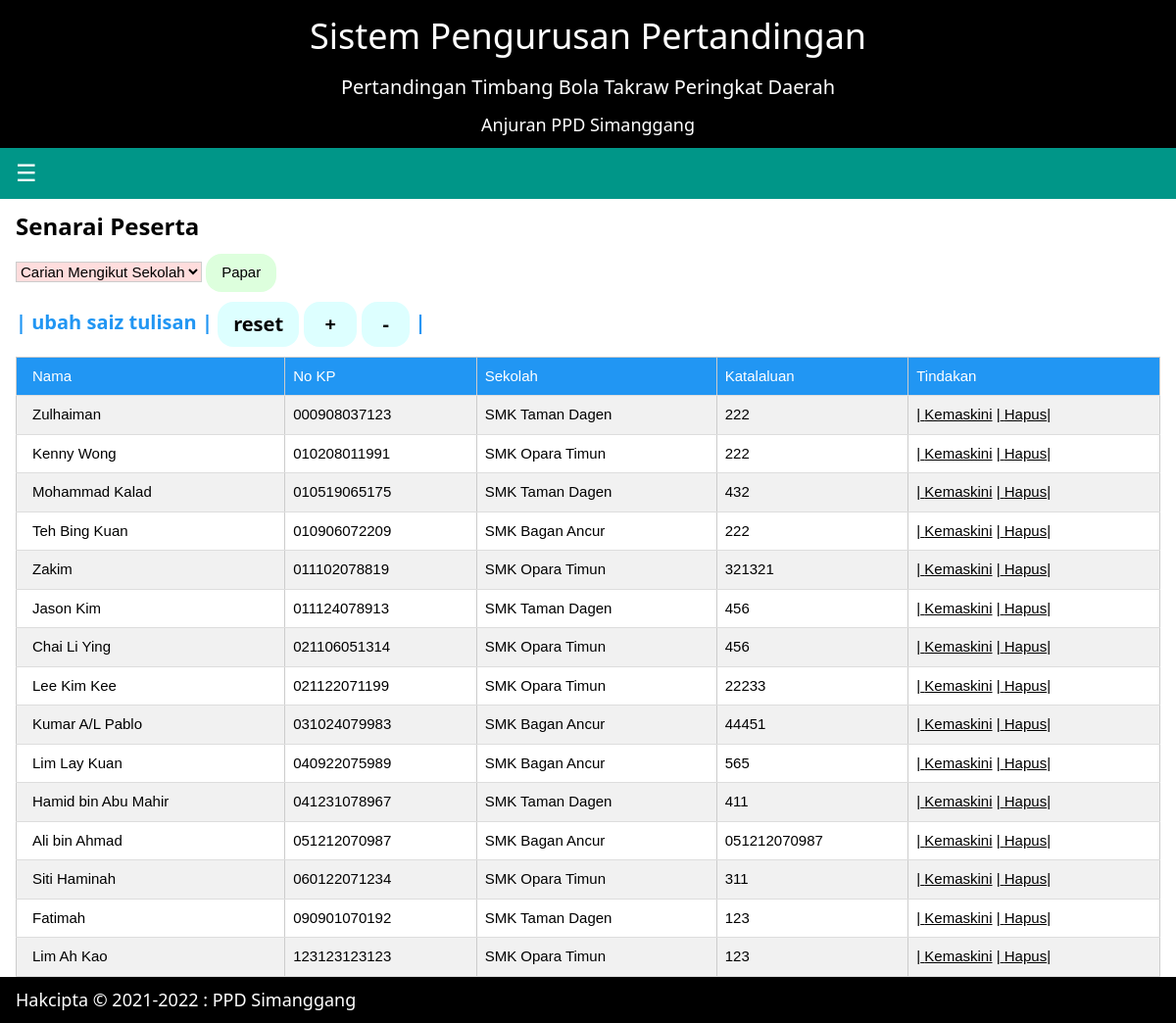
Screenshot of /senarai-peserta.php (signed in) with the database file from the repository.
### tables this page shows
CREATE TABLE `peserta` (
  `nama_peserta` varchar(60) DEFAULT NULL,
  `nokp_peserta` varchar(12) NOT NULL,
  `katalaluan_peserta` varchar(13) DEFAULT NULL,
  `kod_sekolah` varchar(7) DEFAULT NULL,
  `nokp_hakim` varchar(12) DEFAULT NULL,
  `mata` int(3) DEFAULT NULL
);

CREATE TABLE `sekolah` (
  `kod_sekolah` varchar(7) NOT NULL,
  `nama_sekolah` varchar(60) DEFAULT NULL
);

### senarai-peserta.php (the view, shortened to what this page needs)
<?php
include('header.php');
include ('fungsi.php');
?>
<h3><b>Senarai Peserta</b></h3>
<form action='' method='POST'>
    <select class='w3-border w3-hover-pale-yellow w3-pale-red' name='kod_sekolah'>
        <option selected value disabled>Carian Mengikut Sekolah</option>
    </select> <input class="w3-btn w3-round-xlarge w3-pale-green w3-hover-pale-red " type='submit' value='Papar'>
</form>
<?php include('butang-saiz.php'); ?>
<table width='100%' border='1' id='saiz' class="w3-table-all">
    <tr class="w3-blue">
        <td>Nama</td>
        <td>No KP</td>
        <td>Sekolah</td>
        <td>Katalaluan</td>
        <td>Tindakan</td>
    </tr>
<?php
$tambahan="";
$arahan_papar="Select* from peserta, sekolah
where peserta.kod_sekolah = sekolah.kod_sekolah
$tambahan ";
$laksana = mysqli_query($condb,$arahan_papar);
    while($m=mysqli_fetch_array($laksana))
    {
        $data_get=array(
            'nama'          =>  $m['nama_peserta'],
            'nokp'          =>  $m['nokp_peserta'],
            'katalaluan'    =>  $m['katalaluan_peserta'],
            'kod_sekolah'   =>  $m['kod_sekolah'],
            'nama_sekolah'  =>  $m['nama_sekolah'],
        );
        echo"<tr>
        <td>".$m['nama_peserta']."</td>
        <td>".$m['nokp_peserta']."</td>
        <td>".$m['nama_sekolah']."</td>
        <td>".$m['katalaluan_peserta']."</td> ";
        echo"<td>
        |<a href='peserta-kemaskini-borang.php?".http_build_query($data_get)."'>
         Kemaskini</a>
|<a href='peserta-padam-proses.php?nokp=".$m['nokp_peserta']."'
onClick=\"return confirm('Anda pasti anda ingin memadam data ini.')\">
Hapus</a>|
        </td>
        </tr>";
    }
?>
</table>
<?php include ('footer.php'); ?>

### w3.css (style rules this page uses)
html { box-sizing:border-box }
*,*:before,*:after { box-sizing:inherit }
html { -ms-text-size-adjust:100%;-webkit-text-size-adjust:100% }
body { margin:0 }
a { background-color:transparent }
b,strong { font-weight:bolder }
button,input,select,textarea,optgroup { font:inherit;margin:0 }
button,input { overflow:visible }
button,select { text-transform:none }
button,[type=button],[type=reset],[type=submit] { -webkit-appearance:button }
html,body { font-family:Verdana,sans-serif;font-size:15px;line-height:1.5 }
html { overflow-x:hidden }
h3 { font-size:24px }
h1,h2,h3,h4,h5,h6 { font-family:"Segoe UI",Arial,sans-serif;font-weight:400;margin:10px 0 }
a { color:inherit }
.w3-table,.w3-table-all { border-collapse:collapse;border-spacing:0;width:100%;display:table }
.w3-table-all { border:1px solid #ccc }
.w3-bordered tr,.w3-table-all tr { border-bottom:1px solid #ddd }
.w3-table-all tr:nth-child(odd) { background-color:#fff }
.w3-table-all tr:nth-child(even) { background-color:#f1f1f1 }
.w3-table td,.w3-table th,.w3-table-all td,.w3-table-all th { padding:8px 8px;display:table-cell;text-align:left;vertical-align:top }
.w3-table th:first-child,.w3-table td:first-child,.w3-table-all th:first-child,.w3-table-all td:first-child { padding-left:16px }
.w3-btn,.w3-button { border:none;display:inline-block;padding:8px 16px;vertical-align:middle;overflow:hidden;text-decoration:none;color:inherit;background-color:inherit;text-align:center;cursor:pointer;white-space:nowrap }
.w3-btn,.w3-button { -webkit-touch-callout:none;-webkit-user-select:none;-khtml-user-select:none;-moz-user-select:none;-ms-user-select:none;user-select:none }
.w3-round-xlarge { border-radius:16px }
.w3-border { border:1px solid #ccc!important }
.w3-blue,.w3-hover-blue:hover { color:#fff!important;background-color:#2196F3!important }
.w3-pale-red,.w3-hover-pale-red:hover { color:#000!important;background-color:#ffdddd!important }
.w3-pale-green,.w3-hover-pale-green:hover { color:#000!important;background-color:#ddffdd!important }

### indexcss.css (style rules this page uses)
body { margin:0; padding:0; background-image:url(image/takraw2.jpg); background-size:cover; background-attachment: fixed; }

### rows the page displays
peserta: nama_peserta "Zulhaiman", nokp_peserta "000908037123", kod_sekolah.nama_sekolah "SMK Taman Dagen", katalaluan_peserta "222"
peserta: nama_peserta "Kenny Wong", nokp_peserta "010208011991", kod_sekolah.nama_sekolah "SMK Opara Timun", katalaluan_peserta "222"
peserta: nama_peserta "Mohammad Kalad", nokp_peserta "010519065175", kod_sekolah.nama_sekolah "SMK Taman Dagen", katalaluan_peserta "432"
peserta: nama_peserta "Teh Bing Kuan", nokp_peserta "010906072209", kod_sekolah.nama_sekolah "SMK Bagan Ancur", katalaluan_peserta "222"
peserta: nama_peserta "Zakim", nokp_peserta "011102078819", kod_sekolah.nama_sekolah "SMK Opara Timun", katalaluan_peserta "321321"
peserta: nama_peserta "Jason Kim", nokp_peserta "011124078913", kod_sekolah.nama_sekolah "SMK Taman Dagen", katalaluan_peserta "456"
peserta: nama_peserta "Chai Li Ying", nokp_peserta "021106051314", kod_sekolah.nama_sekolah "SMK Opara Timun", katalaluan_peserta "456"
peserta: nama_peserta "Lee Kim Kee", nokp_peserta "021122071199", kod_sekolah.nama_sekolah "SMK Opara Timun", katalaluan_peserta "22233"
peserta: nama_peserta "Kumar A/L Pablo", nokp_peserta "031024079983", kod_sekolah.nama_sekolah "SMK Bagan Ancur", katalaluan_peserta "44451"
peserta: nama_peserta "Lim Lay Kuan", nokp_peserta "040922075989", kod_sekolah.nama_sekolah "SMK Bagan Ancur", katalaluan_peserta "565"
peserta: nama_peserta "Hamid bin Abu Mahir", nokp_peserta "041231078967", kod_sekolah.nama_sekolah "SMK Taman Dagen", katalaluan_peserta "411"
peserta: nama_peserta "Ali bin Ahmad", nokp_peserta "051212070987", kod_sekolah.nama_sekolah "SMK Bagan Ancur", katalaluan_peserta "051212070987"
peserta: nama_peserta "Siti Haminah", nokp_peserta "060122071234", kod_sekolah.nama_sekolah "SMK Opara Timun", katalaluan_peserta "311"
peserta: nama_peserta "Fatimah", nokp_peserta "090901070192", kod_sekolah.nama_sekolah "SMK Taman Dagen", katalaluan_peserta "123"
peserta: nama_peserta "Lim Ah Kao", nokp_peserta "123123123123", kod_sekolah.nama_sekolah "SMK Opara Timun", katalaluan_peserta "123"
